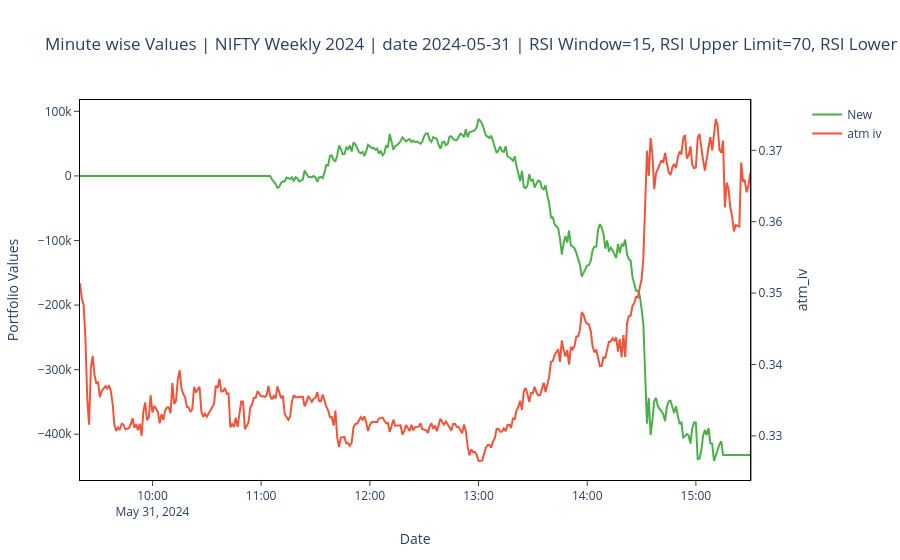

The notebook cell saved with this chart:
### Code cell
comp_var = "Values"
a = datetime(2024, 5, 31)
Comparison(comp_var, a)

### Figure 1 — Plotly figure (JSON) as saved in the notebook; plotly's stock layout.template omitted (floating-point values rounded to 4 significant figures; data arrays with more than 128 entries replaced by an {"elided": "..."} marker saying what was removed)
{"data": [{"line": {"color": "#4daf4a"}, "mode": "lines", "name": "New", "type": "scatter", "x": {"elided": "371 str values"}, "y": {"elided": "371 float values"}}, {"mode": "lines", "name": "atm iv", "type": "scatter", "x": {"elided": "371 str values"}, "xaxis": "x", "y": {"elided": "371 float values"}, "yaxis": "y2"}], "layout": {"plot_bgcolor": "white", "title": {"text": "Minute wise Values | NIFTY Weekly 2024 | date 2024-05-31 | RSI Window=15, RSI Upper Limit=70, RSI Lower Limit=15"}, "xaxis": {"anchor": "y", "domain": [0, 0.94], "gridcolor": "white", "linecolor": "black", "mirror": true, "showline": true, "ticks": "outside", "title": {"text": "Date"}}, "yaxis": {"anchor": "x", "domain": [0, 1], "gridcolor": "white", "linecolor": "black", "mirror": true, "showline": true, "ticks": "outside", "title": {"text": "Portfolio Values"}}, "yaxis2": {"anchor": "x", "gridcolor": "white", "linecolor": "black", "mirror": true, "overlaying": "y", "showline": true, "side": "right", "ticks": "outside", "title": {"text": "atm_iv"}}}}
